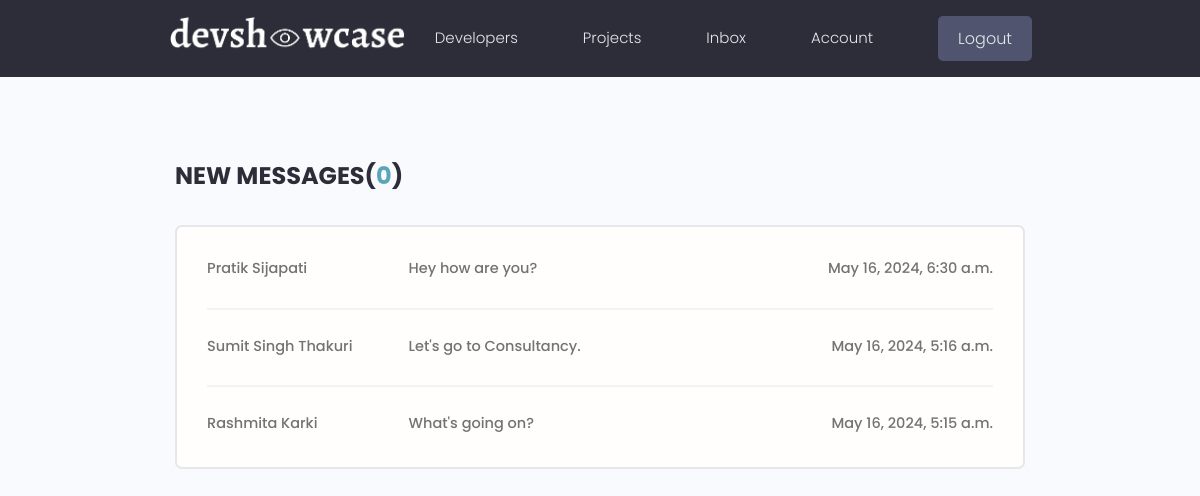
The page /inbox/ (signed in) on the database its author committed.
### users/models.py (models this page shows, shortened)
class Message(models.Model):
    sender = models.ForeignKey(Profile, on_delete=models.SET_NULL, blank = True, null = True)
    recipient = models.ForeignKey(Profile, on_delete = models.SET_NULL, blank = True, null = True, related_name='messages')
    name = models.CharField(max_length = 150, blank = True, null = True)
    email = models.EmailField(max_length = 150, blank = True, null = True)
    subject = models.CharField(max_length = 150, blank = True, null = True)
    body = models.TextField()
    is_read = models.BooleanField(default = False, null = True)
    created = models.DateTimeField(auto_now_add=True)
    id = models.UUIDField(default = uuid.uuid4, primary_key = True, editable = False)
    class Meta:
        ordering = ['is_read', '-created']

### users/views.py (the view)
# urls.py: path('inbox/', views.inbox, name='inbox'),
@login_required(login_url = 'login')
def inbox(request):
    profile = request.user.profile
    messageRequests = profile.messages.all()
    unreadCount = messageRequests.filter(is_read=False).count()
    context = {
        'messageRequests' : messageRequests,
        'unreadCount' : unreadCount
    }
    return render(request, 'users/inbox.html', context)

### template/users/inbox.html
{% extends 'application/main.html' %}
{% block content %}
<main class="inbox my-xl">
    <div class="content-box">
      <h3 class="inbox__title">New Messages(<span>{{unreadCount}}</span>)</h3>
      <ul class="messages">
        {% for message in messageRequests %}
        {% if message.is_read == False %}
        <li class="message message--unread">
          {% else %}
        <li class="message">
          {% endif %}
          <a href="{% url 'message' message.id %}">
            <span class="message__author">{{message.name}}</span>
            <span class="message__subject">{{message.subject}}</span>
            <span class="message__date">{{message.created}}</span>
          </a>
        </li>
        {% endfor %}
      </ul>
    </div>
  </main>
{% endblock %}

### static/styles/app.css (style rules this page uses)
:root { --color-sub: #2d2d39; }
.content-box { width: 95%; max-width: 85rem; margin: 0 auto; }
.inbox { height: 90vh; }
.inbox__title, .inbox__title span { font-size: 2.4rem; font-weight: 700; color: var(--color-sub); text-transform: uppercase; text-align: left; margin-bottom: 3rem; }
.inbox__title span { color: var(--color-main); }
.messages { list-style: none; background: var(--color-white); padding: 0.5rem 3rem; border: 2px solid var(--color-light); border-radius: 0.7rem; }
.message { padding: 2.5rem 0; }
.message > a span { font-size: 1.45rem; font-weight: 500; }
.message:not(:last-child) { border-bottom: 2px solid var(--color-white-light); }
.message > a { display: flex; gap: 1rem; }
.message__author, .message__date { flex-basis: 25%; }
.message__subject { flex-basis: 50%; }
.message__date { text-align: right; }

### static/uikit/styles/modules/_variables.css (style rules this page uses)
:root { --color-main: #5aa5b9; --color-main-light: #e6faff; --color-sub: #3f4156; --color-sub-light: #51546e; --color-sub-lighter: #ededfd; --color-text: #737373; --color-gray: #8b8b8b; --color-light: #e5e7eb; --color-light-gray: #767676; --color-bg: #f8fafd; --color-white: #fffefd; --color-white-light: #f3f3f3; --color-success: #359e64; --color-success-bg: #def8e8; --color-error: #fc4b0b; --color-error-bg: #fff2ee; --font-base: 'Poppins', arial, helvetica, 'Segoe UI', roboto, ubuntu, sans-serif; --font-monospace: 'Fira Code', 'Courier New', courier, monospace; --font-regular: 300; --font-medium: 500; --font-bold: 700; --generic-shadow: 1px 1px 5px #00000010; --generic-transition: all 0.3s ease-in-out; }

### static/uikit/styles/modules/_base.css (style rules this page uses)
* { margin: 0; padding: 0; box-sizing: border-box; text-rendering: optimizeLegibility; color: inherit; font-size: inherit; }
html { font-size: 50%; }
@media only screen and (min-width: 480px) { html { font-size: 56.25%; } }
@media only screen and (min-width: 1200px) { html { font-size: 62.5%; } }
body { line-height: 1.6; font-weight: 400; font-size: 1.5rem; color: var(--color-text); background-color: var(--color-bg); min-height: 100vh; }

### static/uikit/styles/modules/_typography.css (style rules this page uses)
* { font-family: var(--font-base); }
h3 { font-size: 3.2rem; font-weight: var(--font-medium); }
p, span, strong { font-size: 1.6rem; color: var(--color-text); font-weight: var(--font-regular); }
a { padding-bottom: 2px; text-decoration: none; display: inline-block; color: var(--color-main); font-weight: var(--font-medium); }

### static/uikit/styles/modules/_utilities.css (style rules this page uses)
.my-xl { margin: 8rem auto; }

### rows shown on the page
Message: name "Pratik Sijapati", subject "Hey how are you?", created "May 16, 2024, 6:30 a.m."
Message: name "Sumit Singh Thakuri", subject "Let's go to Consultancy.", created "May 16, 2024, 5:16 a.m."
Message: name "Rashmita Karki", subject "What's going on?", created "May 16, 2024, 5:15 a.m."

### other values the page prints
{{ unreadCount }} "0"
